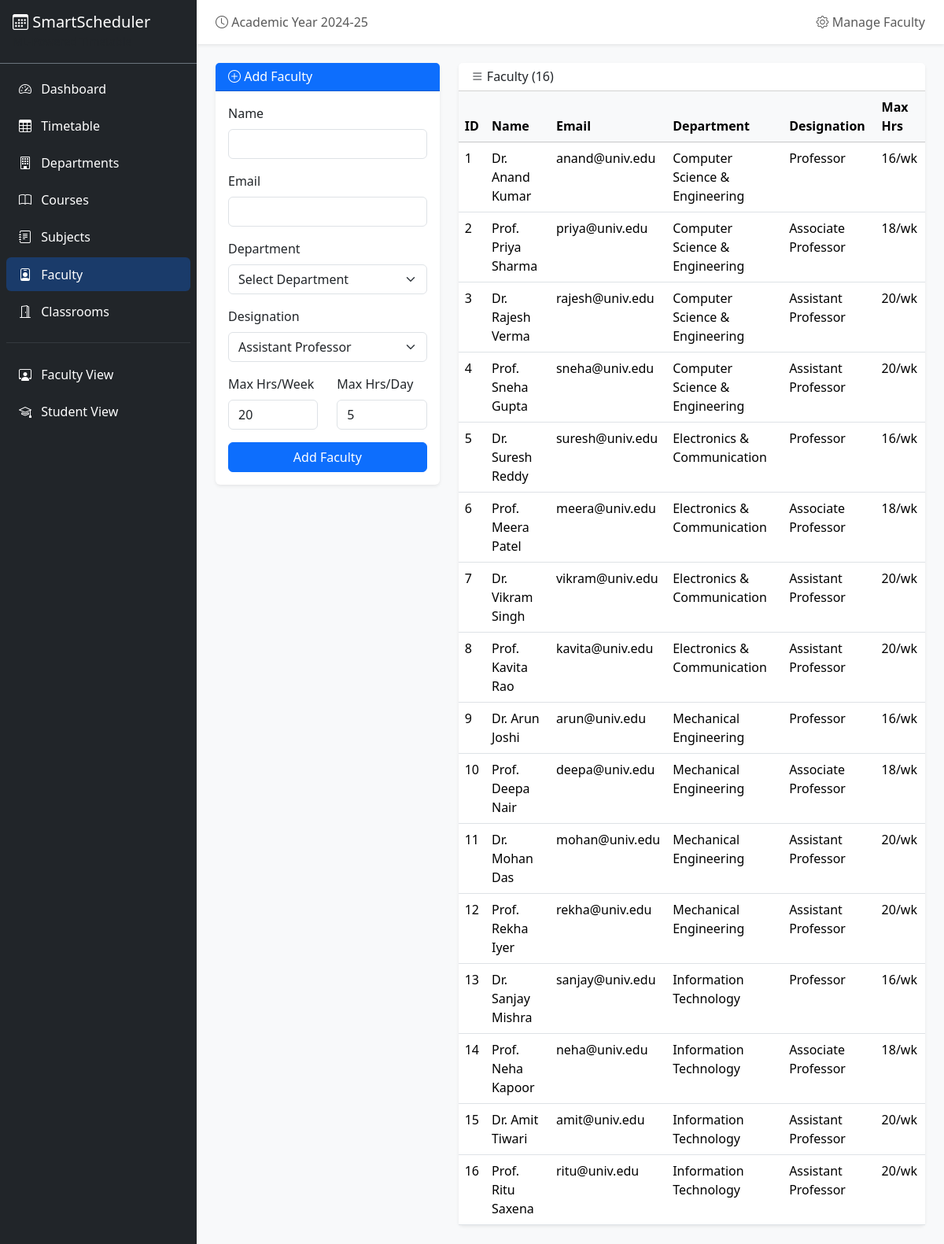
Screenshot of /admin/manage?entity=faculty with the database file from the repository.
### database/models.py (models this page shows)
class Faculty(db.Model):
    __tablename__ = "faculty"
    id = db.Column(db.Integer, primary_key=True)
    name = db.Column(db.String(100), nullable=False)
    email = db.Column(db.String(120), unique=True, nullable=False)
    department_id = db.Column(db.Integer, db.ForeignKey("departments.id"), nullable=False)
    designation = db.Column(db.String(50), default="Assistant Professor")
    max_hours_per_week = db.Column(db.Integer, default=20)
    max_hours_per_day = db.Column(db.Integer, default=5)
    created_at = db.Column(db.DateTime, default=datetime.utcnow)
    subjects = db.relationship("Subject", secondary=faculty_subjects, backref="faculty_members")
    preferences = db.relationship("FacultyPreference", backref="faculty", lazy=True)
    timetable_entries = db.relationship("TimetableEntry", backref="faculty", lazy=True)
    def to_dict(self):
        return {
            "id": self.id,
            "name": self.name,
            "email": self.email,
            "department_id": self.department_id,
            "department_name": self.department.name if self.department else None,
            "designation": self.designation,
            "max_hours_per_week": self.max_hours_per_week,
            "max_hours_per_day": self.max_hours_per_day,
            "subjects": [s.name for s in self.subjects],
        }

class Department(db.Model):
    __tablename__ = "departments"
    id = db.Column(db.Integer, primary_key=True)
    name = db.Column(db.String(100), nullable=False)
    code = db.Column(db.String(10), unique=True, nullable=False)
    created_at = db.Column(db.DateTime, default=datetime.utcnow)
    courses = db.relationship("Course", backref="department", lazy=True)
    faculty = db.relationship("Faculty", backref="department", lazy=True)
    def to_dict(self):
        return {"id": self.id, "name": self.name, "code": self.code}

### routes/admin.py (the view)
@admin_bp.route("/manage")
def manage():
    entity = request.args.get("entity", "departments")
    items = []
    departments = []
    courses = []
    if entity == "departments":
        items = [d.to_dict() for d in Department.query.all()]
    elif entity == "courses":
        items = [c.to_dict() for c in Course.query.all()]
        departments = [d.to_dict() for d in Department.query.all()]
    elif entity == "subjects":
        items = [s.to_dict() for s in Subject.query.all()]
        courses = [c.to_dict() for c in Course.query.all()]
    elif entity == "faculty":
        items = [f.to_dict() for f in Faculty.query.all()]
        departments = [d.to_dict() for d in Department.query.all()]
    elif entity == "classrooms":
        items = [c.to_dict() for c in Classroom.query.all()]
    elif entity == "students":
        items = [s.to_dict() for s in Student.query.all()]
        courses = [c.to_dict() for c in Course.query.all()]
    return render_template("admin/manage.html", entity=entity, items=items, departments=departments, courses=courses)

### templates/admin/manage.html (shortened to what this page needs)
{% extends "base.html" %}
{% block page_title %}<i class="bi bi-gear"></i> Manage {{ entity|title }}{% endblock %}
{% block content %}
<div class="row">
    <div class="col-md-4">
        <div class="card border-0 shadow-sm mb-4">
            <div class="card-header bg-primary text-white">
                <h6 class="mb-0"><i class="bi bi-plus-circle"></i> Add {{ entity[:-1]|title if entity.endswith('s') else entity|title }}</h6>
            </div>
            <div class="card-body">
                {% if entity == 'departments' %}
                <form action="{{ url_for('admin.add_department') }}" method="POST">
                    <div class="mb-3">
                        <label class="form-label">Department Name</label>
                        <input type="text" name="name" class="form-control" required placeholder="e.g. Computer Science">
                    </div>
                    <div class="mb-3">
                        <label class="form-label">Code</label>
                        <input type="text" name="code" class="form-control" required placeholder="e.g. CSE" maxlength="10">
                    </div>
                    <button type="submit" class="btn btn-primary w-100">Add Department</button>
                </form>
                {% elif entity == 'faculty' %}
                <form action="{{ url_for('admin.add_faculty') }}" method="POST">
                    <div class="mb-3">
                        <label class="form-label">Name</label>
                        <input type="text" name="name" class="form-control" required>
                    </div>
                    <div class="mb-3">
                        <label class="form-label">Email</label>
                        <input type="email" name="email" class="form-control" required>
                    </div>
                    <div class="mb-3">
                        <label class="form-label">Department</label>
                        <select name="department_id" class="form-select" required>
                            <option value="">Select Department</option>
                        </select>
                    </div>
                    <div class="mb-3">
                        <label class="form-label">Designation</label>
                        <select name="designation" class="form-select">
                            <option value="Assistant Professor" selected>Assistant Professor</option>
                        </select>
                    </div>
                    <div class="row">
                        <div class="col-6 mb-3">
                            <label class="form-label">Max Hrs/Week</label>
                            <input type="number" name="max_hours_per_week" class="form-control" value="20">
                        </div>
                        <div class="col-6 mb-3">
                            <label class="form-label">Max Hrs/Day</label>
                            <input type="number" name="max_hours_per_day" class="form-control" value="5">
                        </div>
                    </div>
                    <button type="submit" class="btn btn-primary w-100">Add Faculty</button>
                </form>
                {% endif %}
            </div>
        </div>
    </div>
    <div class="col-md-8">
        <div class="card border-0 shadow-sm">
            <div class="card-header bg-white d-flex justify-content-between align-items-center">
                <h6 class="mb-0"><i class="bi bi-list"></i> {{ entity|title }} ({{ items|length }})</h6>
            </div>
            <div class="card-body p-0">
                <div class="table-responsive">
                    <table class="table table-hover mb-0">
                        {% if entity == 'departments' %}
                        <thead class="table-light">
                            <tr><th>ID</th><th>Name</th><th>Code</th><th>Actions</th></tr>
                        </thead>
                        <tbody>
                            {% for item in items %}
                            <tr>
                                <td>{{ item.id }}</td>
                                <td>{{ item.name }}</td>
                                <td><span class="badge bg-primary">{{ item.code }}</span></td>
                                <td>
                                    <form action="{{ url_for('admin.delete_department', dept_id=item.id) }}" method="POST" class="d-inline">
                                        <button class="btn btn-sm btn-outline-danger" onclick="return confirm('Delete?')">
                                            <i class="bi bi-trash"></i>
                                        </button>
                                    </form>
                                </td>
                            </tr>
                            {% endfor %}
                        </tbody>
                        {% elif entity == 'faculty' %}
                        <thead class="table-light">
                            <tr><th>ID</th><th>Name</th><th>Email</th><th>Department</th><th>Designation</th><th>Max Hrs</th></tr>
                        </thead>
                        <tbody>
                            {% for item in items %}
                            <tr>
                                <td>{{ item.id }}</td>
                                <td>{{ item.name }}</td>
                                <td>{{ item.email }}</td>
                                <td>{{ item.department_name }}</td>
                                <td>{{ item.designation }}</td>
                                <td>{{ item.max_hours_per_week }}/wk</td>
                            </tr>
                            {% endfor %}
                        </tbody>
                        {% endif %}
                    </table>
                </div>
            </div>
        </div>
    </div>
</div>
{% endblock %}

### static/css/style.css (style rules this page uses)
.card { transition: box-shadow 0.2s; }

### rows the page displays
Faculty: name "Dr. Anand Kumar", email "anand@univ.edu", designation "Professor"
Department: department_name "Computer Science & Engineering" "Computer Science & Engineering" "Computer Science & Engineering" "Computer Science & Engineering"
Faculty: name "Prof. Priya Sharma", email "priya@univ.edu", designation "Associate Professor"
Faculty: name "Dr. Rajesh Verma", email "rajesh@univ.edu", designation "Assistant Professor"
Faculty: name "Prof. Sneha Gupta", email "sneha@univ.edu", designation "Assistant Professor"
Faculty: name "Dr. Suresh Reddy", email "suresh@univ.edu", designation "Professor"
Department: department_name "Electronics & Communication" "Electronics & Communication" "Electronics & Communication" "Electronics & Communication"
Faculty: name "Prof. Meera Patel", email "meera@univ.edu", designation "Associate Professor"
Faculty: name "Dr. Vikram Singh", email "vikram@univ.edu", designation "Assistant Professor"
Faculty: name "Prof. Kavita Rao", email "kavita@univ.edu", designation "Assistant Professor"
Faculty: name "Dr. Arun Joshi", email "arun@univ.edu", designation "Professor"
Department: department_name "Mechanical Engineering" "Mechanical Engineering" "Mechanical Engineering" "Mechanical Engineering"
Faculty: name "Prof. Deepa Nair", email "deepa@univ.edu", designation "Associate Professor"
Faculty: name "Dr. Mohan Das", email "mohan@univ.edu", designation "Assistant Professor"
Faculty: name "Prof. Rekha Iyer", email "rekha@univ.edu", designation "Assistant Professor"
Faculty: name "Dr. Sanjay Mishra", email "sanjay@univ.edu", designation "Professor"
Department: department_name "Information Technology" "Information Technology" "Information Technology" "Information Technology"
Faculty: name "Prof. Neha Kapoor", email "neha@univ.edu", designation "Associate Professor"
Faculty: name "Dr. Amit Tiwari", email "amit@univ.edu", designation "Assistant Professor"
Faculty: name "Prof. Ritu Saxena", email "ritu@univ.edu", designation "Assistant Professor"

### other values shown
{{ entity|title }} "Faculty"
{{ entity[:-1]|title if entity.endswith('s') else entity|title }} "Faculty"
{{ items|length }} "16"
{{ item.id }} "1" "2" "3" "4" "5" "6" "7" "8" "9" "10" "11" "12" "13" "14" "15" "16"
{{ item.max_hours_per_week }} "16" "18" "20" "20" "16" "18" "20" "20" "16" "18" "20" "20" "16" "18" "20" "20"
